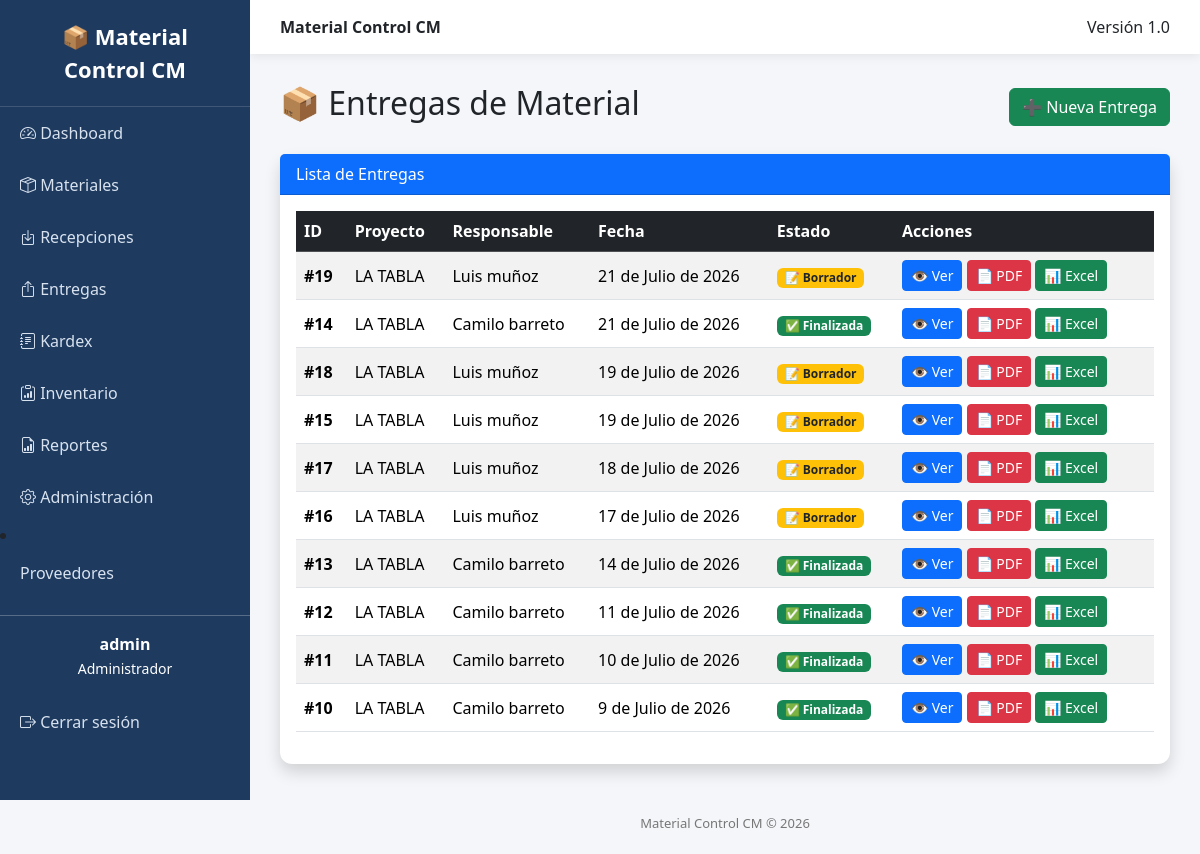
Before: /entregas/ (signed in) with the older database file.
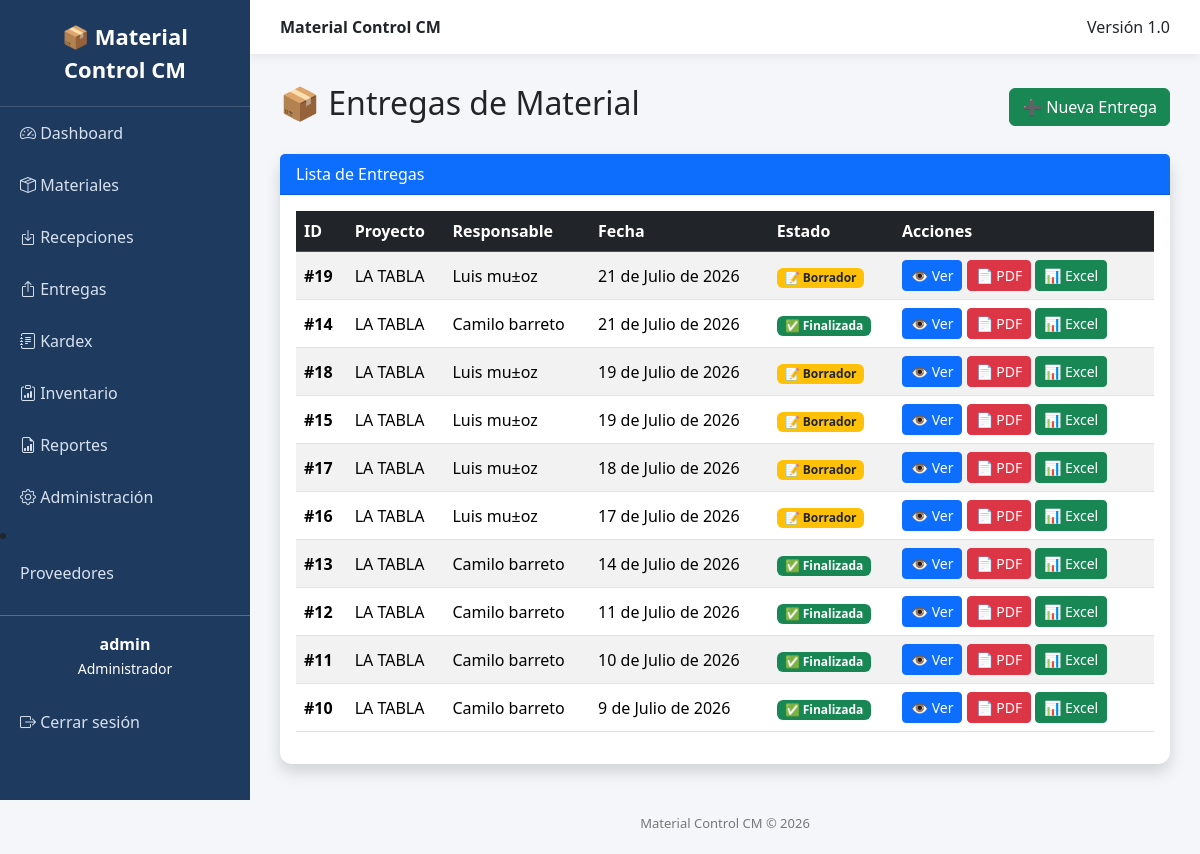
After: the same page with the newer database file.
### movements/models.py (models this page shows, shortened)
class Delivery(models.Model):
    ESTADOS = (
        ("BORRADOR", "Borrador"),
        ("FINALIZADA", "Finalizada"),
        ("ANULADA", "Anulada"),
    )
    proyecto = models.ForeignKey(
        Project,
        on_delete=models.CASCADE
    )
    responsable = models.CharField(
        max_length=150
    )
    fecha = models.DateField()
    observacion = models.TextField(
        blank=True
    )
    estado = models.CharField(
        max_length=20,
        choices=ESTADOS,
        default="BORRADOR"
    )
    class Meta:
        ordering = ["-fecha", "-id"]
        verbose_name = "Entrega"
        verbose_name_plural = "Entregas"

### projects/models.py (models this page shows)
class Project(models.Model):
    nombre = models.CharField(max_length=150)
    cliente = models.CharField(max_length=150)
    ubicacion = models.CharField(max_length=200)
    fecha_inicio = models.DateField()
    fecha_fin = models.DateField(null=True, blank=True)
    activo = models.BooleanField(default=True)
    def __str__(self):
        return self.nombre

### movements/views.py (the view)
@almacen_required
def delivery_list(request):
    entregas = Delivery.objects.all().order_by("-fecha", "-id")
    return render(
        request,
        "movements/list.html",
        {
            "entregas": entregas
        }
    )

### templates/movements/list.html
{% extends "base.html" %}
{% block content %}
<div class="d-flex justify-content-between align-items-center mb-4">
    <h2>📦 Entregas de Material</h2>
    <a href="{% url 'delivery_create' %}" class="btn btn-success">
        ➕ Nueva Entrega
    </a>
</div>
<div class="card shadow">
    <div class="card-header bg-primary text-white">
        Lista de Entregas
    </div>
    <div class="card-body">
        <table class="table table-hover table-striped align-middle">
            <thead class="table-dark">
                <tr>
                    <th>ID</th>
                    <th>Proyecto</th>
                    <th>Responsable</th>
                    <th>Fecha</th>
                    <th>Estado</th>
                    <th width="260">Acciones</th>
                </tr>
            </thead>
            <tbody>
            {% for entrega in entregas %}
                <tr>
                    <td>
                        <strong>#{{ entrega.id }}</strong>
                    </td>
                    <td>{{ entrega.proyecto }}</td>
                    <td>{{ entrega.responsable }}</td>
                    <td>{{ entrega.fecha }}</td>
                    <td>
                        {% if entrega.estado == "BORRADOR" %}
                            <span class="badge bg-warning text-dark">
                                📝 Borrador
                            </span>
                        {% elif entrega.estado == "FINALIZADA" %}
                            <span class="badge bg-success">
                                ✅ Finalizada
                            </span>
                        {% else %}
                            <span class="badge bg-danger">
                                🚫 Anulada
                            </span>
                        {% endif %}
                    </td>
                    <td>
                        <a href="{% url 'delivery_detail' entrega.id %}"
                           class="btn btn-primary btn-sm">
                            👁 Ver
                        </a>
                        <a href="{% url 'delivery_pdf' entrega.id %}"
                           target="_blank"
                           class="btn btn-danger btn-sm">
                            📄 PDF
                        </a>
                        <a href="{% url 'delivery_excel' entrega.id %}"
                           class="btn btn-success btn-sm">
                            📊 Excel
                        </a>
                    </td>
                </tr>
            {% empty %}
                <tr>
                    <td colspan="6" class="text-center">
                        No existen entregas registradas.
                    </td>
                </tr>
            {% endfor %}
            </tbody>
        </table>
    </div>
</div>
{% endblock %}

### templates/base.html (shortened to what this page needs)
{% load static %}
<!DOCTYPE html>
<html lang="es">
<head>
    <link href="https://cdn.jsdelivr.net/npm/bootstrap@5.3.7/dist/css/bootstrap.min.css" rel="stylesheet">
    <link rel="stylesheet"
          href="https://cdn.jsdelivr.net/npm/bootstrap-icons@1.11.3/font/bootstrap-icons.min.css">
</head>
<body>
<div class="sidebar">
    <div class="logo">
        📦 Material Control CM
    </div>
    <a href="/">
        <i class="bi bi-speedometer2"></i>
        Dashboard
    </a>
    {% if user.groups.all.0.name == "Administrador" or user.groups.all.0.name == "Almacenista" %}
    <a href="/materials/">
        <i class="bi bi-box-seam"></i>
        Materiales
    </a>
    {% endif %}
    {% if user.groups.all.0.name == "Administrador" or user.groups.all.0.name == "Almacenista" %}
    <a href="/recepciones/">
        <i class="bi bi-box-arrow-in-down"></i>
        Recepciones
    </a>
    {% endif %}
    {% if user.groups.all.0.name == "Administrador" or user.groups.all.0.name == "Almacenista" %}
    <a href="/entregas/">
        <i class="bi bi-box-arrow-up"></i>
        Entregas
    </a>
    {% endif %}
    <a href="{% url 'kardex_list' %}">
        <i class="bi bi-journal-text"></i>
        Kardex
    </a>
    {% if user.groups.all.0.name == "Administrador" or user.groups.all.0.name == "Almacenista" %}
    <a href="{% url 'inventory_list' %}">
        <i class="bi bi-clipboard-data"></i>
        Inventario
    </a>
    {% endif %}
    {% if user.groups.all.0.name == "Administrador" or user.groups.all.0.name == "Gerencia" %}
    <a href="{% url 'report_home' %}">
        <i class="bi bi-file-earmark-bar-graph"></i>
        Reportes
    </a>
    {% endif %}
    {% if user.groups.all.0.name == "Administrador" %}
    <a href="/admin/">
        <i class="bi bi-gear"></i>
        Administración
    </a>
    {% endif %}
    <li class="nav-item">
    <a class="nav-link" href="{% url 'supplier_list' %}">
        Proveedores
    </a>
</li>
    <hr class="text-white">
    <div class="text-center text-white mb-3">
        <strong>{{ user.username }}</strong><br>
        <small>{{ user.groups.all.0.name }}</small>
    </div>
    <form method="post" action="{% url 'logout' %}" style="margin:0;">
        <button type="submit" class="logout-btn">
            <i class="bi bi-box-arrow-right"></i>
            Cerrar sesión
        </button>
    </form>
</div>
<div class="content">
    <div class="topbar d-flex justify-content-between">
        <div>
            <strong>Material Control CM</strong>
        </div>
        <div>
            Versión 1.0
        </div>
    </div>
    <div class="page">
        {% block content %}
        {% endblock %}
    </div>
    <footer>
        Material Control CM © 2026
    </footer>
</div>
</body>
</html>

### templates/base.html (style rules this page uses)
body { overflow-x:hidden; background:#f4f6f9; }
.sidebar { width:250px; min-height:100vh; background:#1e3a5f; position:fixed; left:0; top:0; }
.sidebar .logo { padding:20px; color:white; font-size:22px; font-weight:bold; text-align:center; border-bottom:1px solid rgba(255,255,255,.15); }
.sidebar a { color:#d8e2ef; text-decoration:none; display:block; padding:14px 20px; transition:.2s; }
.logout-btn { width:100%; border:none; background:none; color:#d8e2ef; text-align:left; padding:14px 20px; cursor:pointer; transition:.2s; }
.content { margin-left:250px; min-height:100vh; }
.topbar { background:white; padding:15px 30px; box-shadow:0 2px 10px rgba(0,0,0,.08); }
.page { padding:30px; }
.card { border:none; border-radius:12px; }
footer { color:#777; text-align:center; padding:20px; font-size:13px; }

Changed rows visible on the page:
changed Delivery id 19: responsable "Luis muñoz" → "Luis mu±oz"
changed Delivery id 18: responsable "Luis muñoz" → "Luis mu±oz"
changed Delivery id 15: responsable "Luis muñoz" → "Luis mu±oz"
changed Delivery "18 de Julio de 2026": responsable "Luis muñoz" → "Luis mu±oz"
changed Delivery "17 de Julio de 2026": responsable "Luis muñoz" → "Luis mu±oz"
